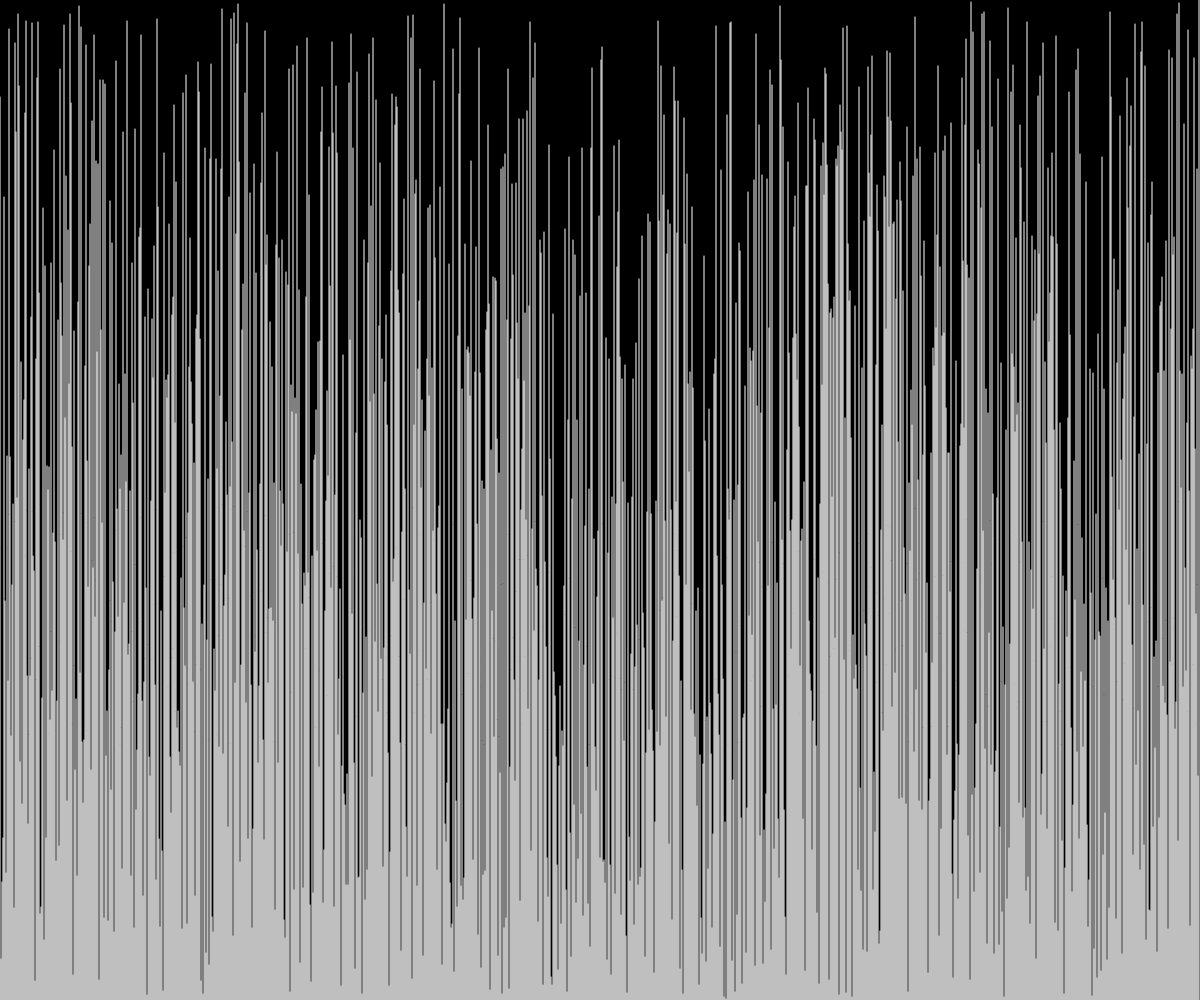
Frame 1 (no input)
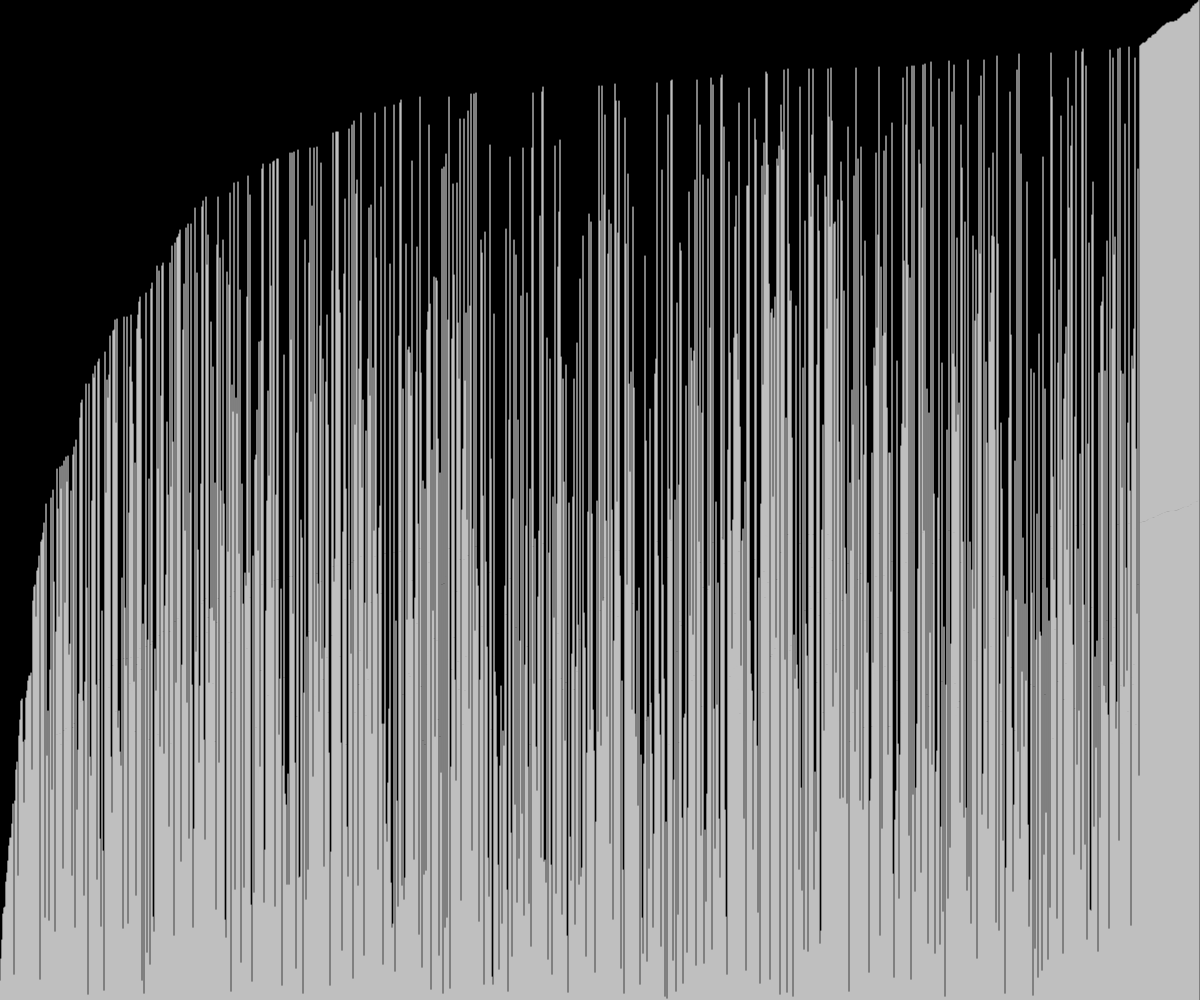
Frame 60 (no input)
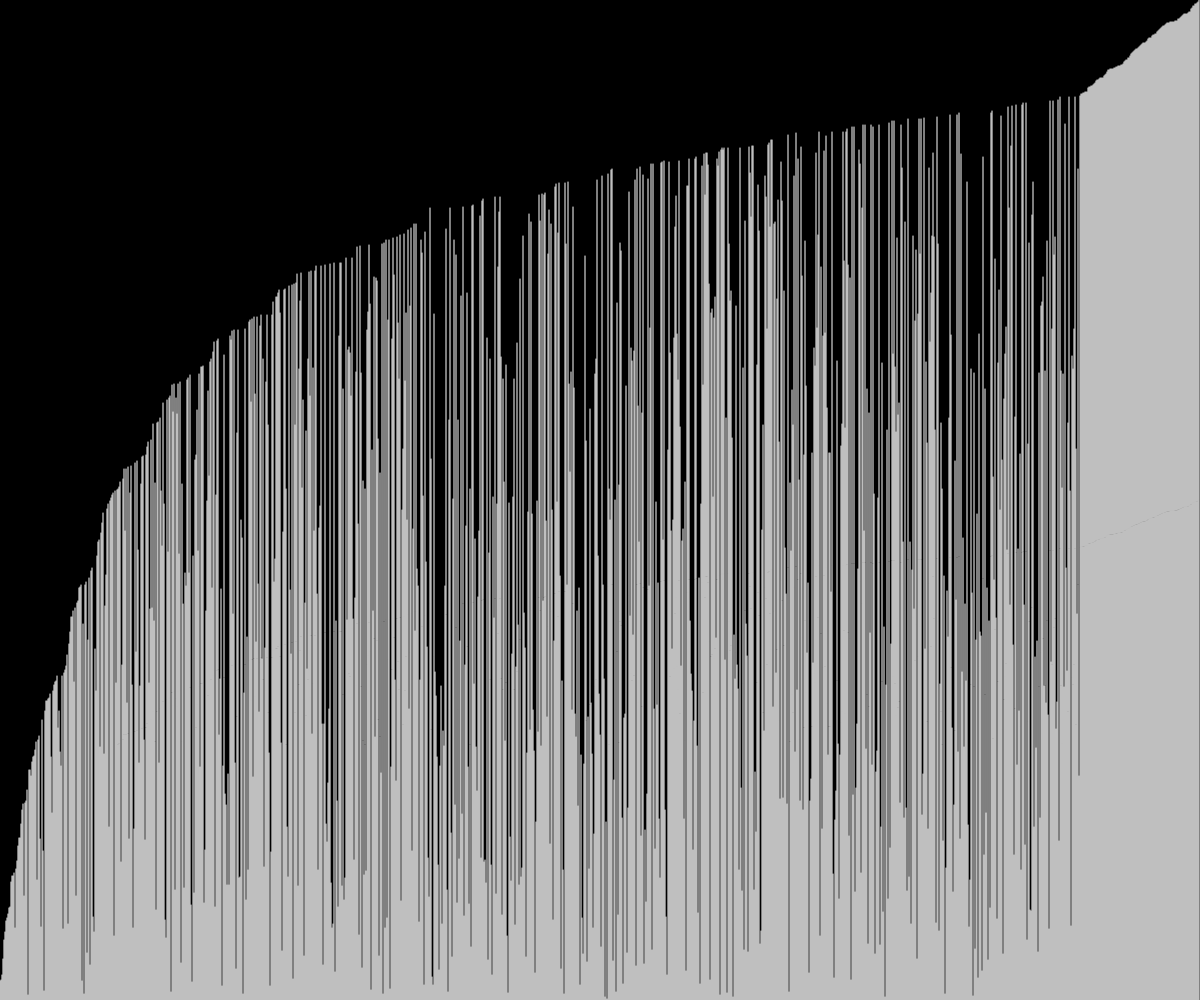
Frame 120 (the mouse pressed at the canvas centre since frame 60)

The p5.js sketch that drew these frames (run headless with seeded random() and noise() and a simulated clock; from frame 60 on, the mouse is pressed at the canvas centre):

// p5.js sketch
// ── sketch.js
let widthArray = [];
let canvasHeight = Math.max(
  document.documentElement.clientHeight,
  window.innerHeight || 0
); //For y values
let canvasWidth = Math.max(
  document.documentElement.clientWidth,
  window.innerWidth || 0
); // For x values
let m = 0;
let n = 0;

let context = new AudioContext();
let osc = context.createOscillator();
osc.connect(context.destination);

//osc.start();

function playSound(buffer) {
  let source = context.createBufferSource();
  source.buffer = buffer;
  source.connect(context.destination);
  source.start(0);
}

function setup() {
  createCanvas(canvasWidth, canvasHeight);
  //frameRate(60);

  for (i = 0; i < canvasWidth; i++) {
    widthArray[i] = Math.round(randomNumberFromHeight(0, canvasHeight));
  }
  background(0);
  frameRate(60);
  i = 0;
}

function randomNumberFromHeight(min, max) {
  return Math.random() * (max - min) + min;
}

function swap(array, a, b) {
  let temp = array[a];
  array[a] = array[b];
  array[b] = temp;
}

function draw() {
  background(0);

  if (i < widthArray.length) {
    for (j = 0; j < widthArray.length - i - 1; j++) {
      let a = widthArray[j];
      let b = widthArray[j + 1];

      if (a > b) {
        swap(widthArray, j, j + 1);
      }
    }
  } else {
    noLoop();
  }

  for (m = 0; m < widthArray.length; m++) {
    stroke("white");
    line(m, canvasHeight, m, canvasHeight - widthArray[m]);
  }
  i++;
}

function sorty() {
  for (i = 0; i < widthArray.length; i++) {
    for (j = 0; j < widthArray.length - i - 1; j++) {
      let a = widthArray[j];
      let b = widthArray[j + 1];

      if (a > b) {
        swap(widthArray, j, j + 1);
      }
    }
  }
}

// ── style.css
* {
  padding: 0;
  margin: 0;
}

#container {
  display: flex;
  justify-content: center;
  align-content: center;
  flex-flow: row wrap;
}

#clearBtn {
  margin: auto;
  height: 5em;
  width: 10em;
  background: chartreuse;
  border: none;
  border-radius: 10px 10px 10px 10px;
}

#mainCanvas {
  margin: auto;
}
